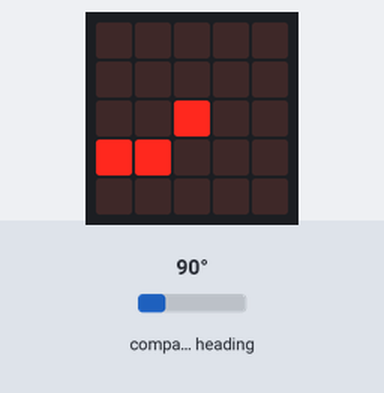
Recording of a program running on a simulated BBC micro:bit running MicroPython. Parts: the board's 5×5 LED display. The test bench sets the inputs (shaded band); at power-on: compass heading 90°. The compass is already calibrated; what the program prints to the serial console is not drawn.

Above: at 1.2 s.
1.3 s: compass heading set to 7°
At 1.8 s:
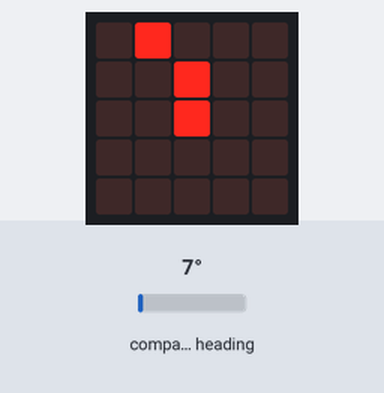
2.9 s: compass heading set to 180°
At 4.2 s:
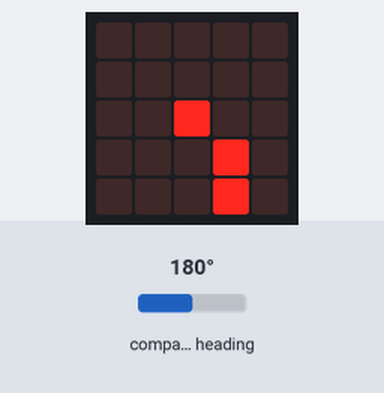
4.5 s: compass heading set to 269°
At 5.7 s:
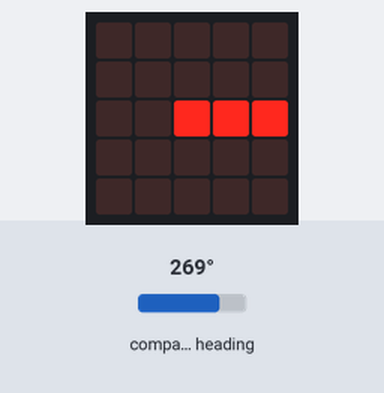
6.1 s: compass heading set to 352°
At 7.1 s:
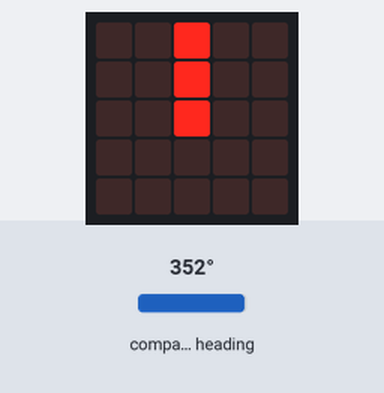
Timing chart, 0 to 8.7 s (numbered marks = the images above; inputs shaded):
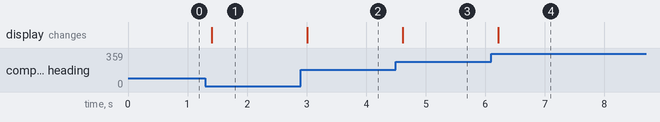

The program:

compass_display.py
```python
# Add your Python code here. E.g.
from microbit import *


images_grades = (Image('00900:00900:00900:00000:00000:'),
                 Image('00090:00900:00900:00000:00000:'),
                 Image('00009:00090:00900:00000:00000:'),
                 Image('00000:00099:00900:00000:00000:'),

                 Image('00000:00000:00999:00000:00000:'),
                 Image('00000:00000:00900:00099:00000:'),
                 Image('00000:00000:00900:00090:00009:'),
                 Image('00000:00000:00900:00090:00090:'),

                 Image('00000:00000:00900:00900:00900:'),
                 Image('00000:00000:00900:09000:09000:'),
                 Image('00000:00000:00900:09000:90000:'),
                 Image('00000:00000:00900:99000:00000:'),

                 Image('00000:00000:99900:00000:00000:'),
                 Image('00000:99000:00900:00000:00000:'),
                 Image('90000:09000:00900:00000:00000:'),
                 Image('09000:00900:00900:00000:00000:') )

def showImages():
    for i in images_grades:
        display.show(i)
        sleep(300)

# showImages()

# compass.calibrate()
while True:
    #dir = compass.heading()//45 # convertimos los 360 grados a un número de 0 a 7
    #dir = compass.heading()//30 # convertimos los 360 grados a un número de 0 a 11
    dir = compass.heading()*16//360 # convertimos los 360 grados a un número de 0 a 15
    #display.show(Image.ALL_ARROWS[7-dir]) # están ordenados al revés
    #display.show(Image.ALL_CLOCKS[11-dir]) # están ordenados al revés
    display.show(images_grades[15-dir]) # están ordenados al revés
    print(dir,end = '\r')
    sleep(200)
```

Measured:
- after the input at 1.3 s, the display: changes after 0.10 s (image 1)
- after the input at 2.9 s, the display: changes after 0.11 s (image 2)
- after the input at 4.5 s, the display: changes after 0.11 s (image 3)
- after the input at 6.1 s, the display: changes after 0.11 s (image 4)
